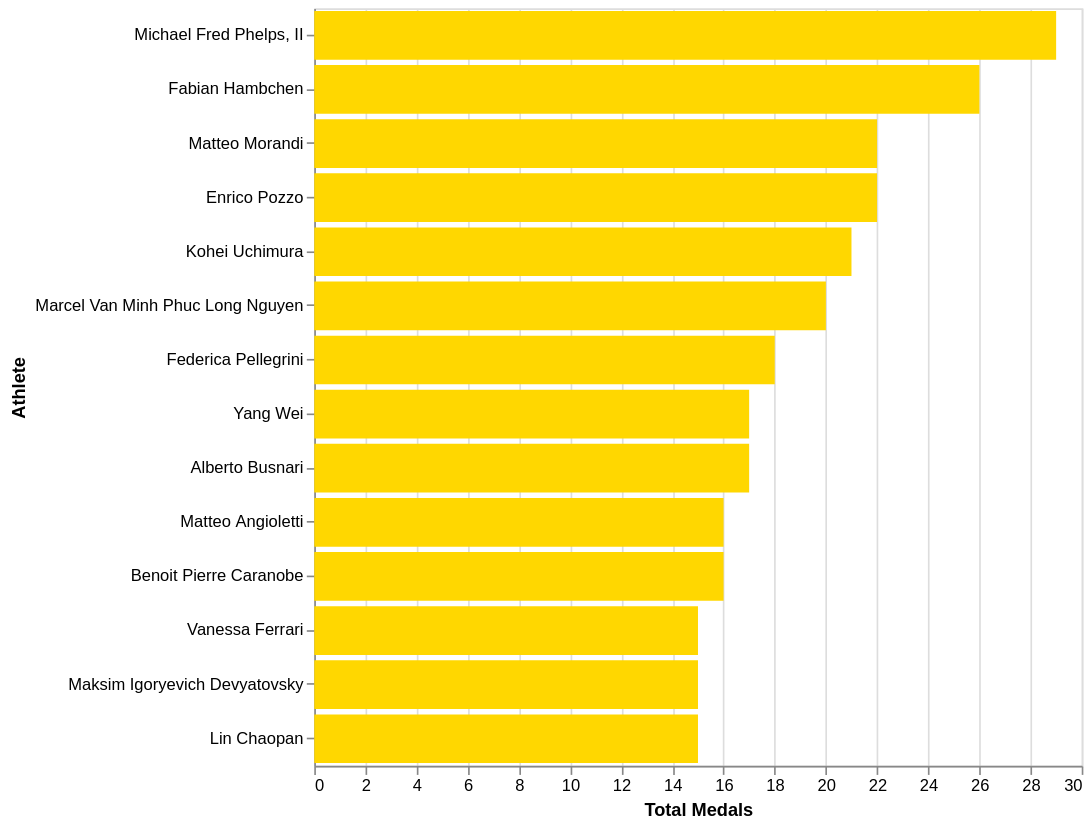

The Vega-Lite source for this figure:
### Vega-Lite specification from a JSON file in a GitHub repository (floating-point values rounded to 4 significant figures)
{"$schema": "https://vega.github.io/schema/vega-lite/v5.json", "width": 660, "height": 500, "autosize": {"type": "fit", "contains": "padding"}, "data": {"values": [{"Athlete": "Michael Fred Phelps, II", "Country": "United States", "Season": "Summer", "Total Medals": 29}, {"Athlete": "Fabian Hambchen", "Country": "Germany", "Season": "Summer", "Total Medals": 26}, {"Athlete": "Matteo Morandi", "Country": "Italy", "Season": "Summer", "Total Medals": 22}, {"Athlete": "Enrico Pozzo", "Country": "Italy", "Season": "Summer", "Total Medals": 22}, {"Athlete": "Kohei Uchimura", "Country": "Japan", "Season": "Summer", "Total Medals": 21}, {"Athlete": "Marcel Van Minh Phuc Long Nguyen", "Country": "Germany", "Season": "Summer", "Total Medals": 20}, {"Athlete": "Evi Sachenbacher-Stehle", "Country": "Germany", "Season": "Winter", "Total Medals": 18}, {"Athlete": "Federica Pellegrini", "Country": "Italy", "Season": "Summer", "Total Medals": 18}, {"Athlete": "Yang Wei", "Country": "China", "Season": "Summer", "Total Medals": 17}, {"Athlete": "Samuel Bode Miller", "Country": "United States", "Season": "Winter", "Total Medals": 17}, {"Athlete": "Chimene Mary \"Chemmy\" Alcott (-Crawford)", "Country": "Great Britain", "Season": "Winter", "Total Medals": 17}, {"Athlete": "Alberto Busnari", "Country": "Italy", "Season": "Summer", "Total Medals": 17}, {"Athlete": "Olga Alekseyevna Zaytseva (-Augustin)", "Country": "Russia", "Season": "Winter", "Total Medals": 16}, {"Athlete": "Matteo Angioletti", "Country": "Italy", "Season": "Summer", "Total Medals": 16}, {"Athlete": "Michela Ponza", "Country": "Italy", "Season": "Winter", "Total Medals": 16}, {"Athlete": "Andrea Henkel (-Burke)", "Country": "Germany", "Season": "Winter", "Total Medals": 16}, {"Athlete": "Benoit Pierre Caranobe", "Country": "France", "Season": "Summer", "Total Medals": 16}, {"Athlete": "Vanessa Ferrari", "Country": "Italy", "Season": "Summer", "Total Medals": 15}, {"Athlete": "Maksim Igoryevich Devyatovsky", "Country": "Russia", "Season": "Summer", "Total Medals": 15}, {"Athlete": "Lin Chaopan", "Country": "China", "Season": "Summer", "Total Medals": 15}]}, "transform": [{"filter": "datum.Season === 'Summer'"}], "mark": "bar", "encoding": {"y": {"field": "Athlete", "type": "nominal", "axis": {"title": "Athlete"}, "sort": {"field": "Total Medals", "order": "descending"}}, "x": {"field": "Total Medals", "type": "quantitative", "axis": {"title": "Total Medals"}}, "color": {"field": "Season", "type": "nominal", "legend": null, "scale": {"domain": ["Summer", "Winter"], "range": ["#FFD700", "#87CEFA"]}}, "tooltip": [{"field": "Country", "type": "nominal", "title": "Country"}, {"field": "Total Medals", "type": "quantitative", "title": "Total Medals"}]}}
